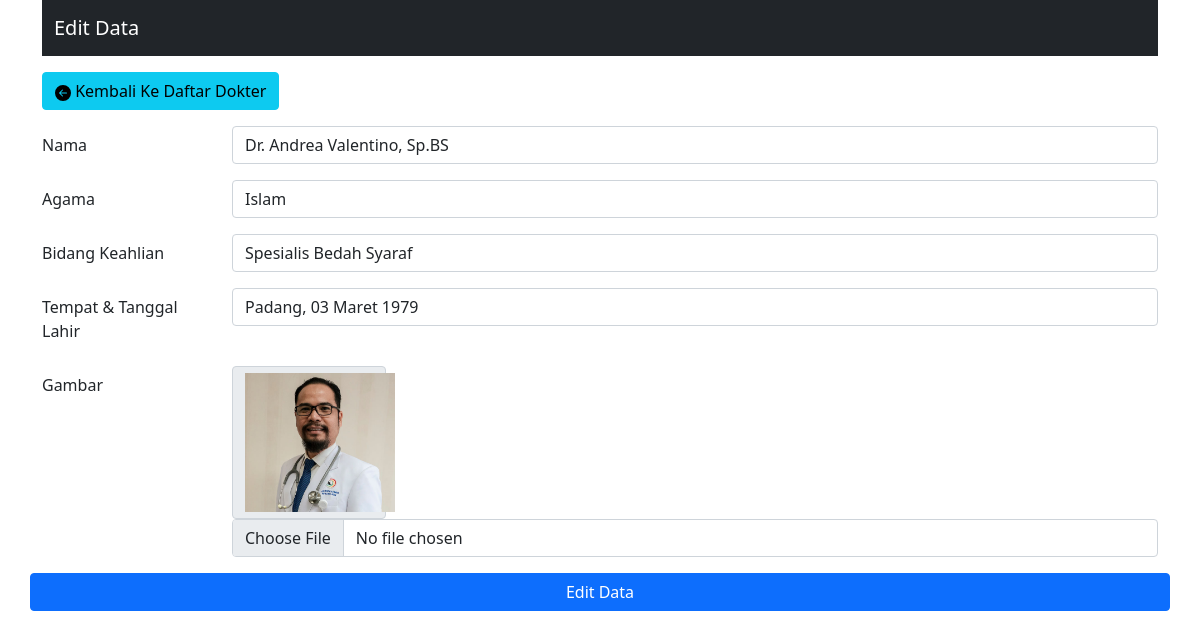
The app's page /ubah.php?id=17 (signed in) with its own data.
### tables this page shows
CREATE TABLE `dokter` (
  `id` int(11) NOT NULL,
  `nama` varchar(255) NOT NULL,
  `agama` varchar(255) NOT NULL,
  `bidang` varchar(255) NOT NULL,
  `gambar` varchar(255) NOT NULL,
  `lahir` varchar(255) NOT NULL
);

### functions.php (called while the page is built, shortened)
<?php
$conn = mysqli_connect('localhost','root','','pw2022_tubes_b_213040063') or die('Koneksi GAGAL');
function query($query) {
    global $conn;
    $result = mysqli_query($conn, $query);
    while( $row = mysqli_fetch_assoc($result)){
        $rows[] = $row;
    }
    return $rows;
}
?>

### ubah.php (the view, shortened to what this page needs)
<?php
require 'functions.php';
$id = $_GET["id"];
$dok = query("SELECT * FROM dokter WHERE id =$id")[0];
?>
<!doctype html>
<html lang="en">
<head>
    <link href="https://cdn.jsdelivr.net/npm/bootstrap@5.1.3/dist/css/bootstrap.min.css" rel="stylesheet">
</head>
<body>
        <div class="container">
    <nav class="navbar navbar-expand-lg navbar navbar-dark bg-dark">
		<div class="container-fluid">
        <a class="navbar-brand" href="#">Edit Data</a>
        </div>
    </nav>
    <blockquote class="blockquote">
        <a href="homeadmin.php" type="button" class="btn btn-info mt-3"><svg xmlns="http://www.w3.org/2000/svg" width="16" height="16" fill="currentColor" class="bi bi-arrow-left-circle-fill" viewBox="0 0 16 16">
		<path d="M8 0a8 8 0 1 0 0 16A8 8 0 0 0 8 0zm3.5 7.5a.5.5 0 0 1 0 1H5.707l2.147 2.146a.5.5 0 0 1-.708.708l-3-3a.5.5 0 0 1 0-.708l3-3a.5.5 0 1 1 .708.708L5.707 7.5H11.5z"/>
		</svg> Kembali Ke Daftar Dokter
		</a>
    </blockquote>
    <form action="" method="post" enctype="multipart/form-data">
        <div class="mb-3 row">
            <label for="nama" class="col-sm-2 col-form-label">Nama</label>
            <div class="col-sm-10">
            <input type="text" class="form-control" name="nama" id="nama" value="<?= $dok["nama"];?>">
            </div>
        </div>
        <div class="mb-3 row">
            <label for="agama" class="col-sm-2 col-form-label">Agama</label>
            <div class="col-sm-10">
            <input type="text" class="form-control" name="agama" id="agama" value="<?= $dok["agama"];?>">
            </div>
        </div>
        <div class="mb-3 row">
            <label for="bidang" class="col-sm-2 col-form-label">Bidang Keahlian</label>
            <div class="col-sm-10">
            <input type="text" class="form-control" name="bidang" id="bidang" value="<?= $dok["bidang"];?>">
            </div>
        </div>
        <div class="mb-3 row">
            <label for="lahir" class="col-sm-2 col-form-label">Tempat & Tanggal Lahir</label>
            <div class="col-sm-10">
            <input type="text" class="form-control" name="lahir" id="lahir" value="<?= $dok["lahir"];?>">
            </div>
        </div>
        <div class="mb-3 row">
            <label for="gambar" class="col-sm-2 col-form-label">Gambar</label>
            <div class="col-sm-10">
            <span class="input-group-text col-sm-2"><img src= img/<?=$dok["gambar"]; ?> width="150px"></span>
            <input type="file" class="form-control" name="gambar" id="gambar">
            </div>
        </div>
        <div class="mb-3 row">
            <button type="submit" name="submit" class="btn btn-primary">Edit Data</button>
        </div>
    </form>
</body>
</html>

### records on screen
dokter: nama "Dr. Andrea Valentino, Sp.BS", agama "Islam", bidang "Spesialis Bedah Syaraf", lahir "Padang, 03 Maret 1979", gambar (picture)
